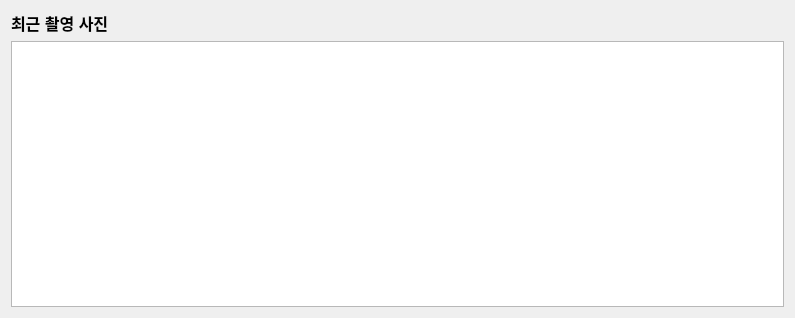
<?xml version="1.0" encoding="UTF-8"?>
<ui version="4.0">
 <class>ImageManager</class>
 <widget class="QWidget" name="ImageManager">
  <property name="geometry">
   <rect>
    <x>0</x>
    <y>0</y>
    <width>795</width>
    <height>318</height>
   </rect>
  </property>
  <property name="windowTitle">
   <string>Form</string>
  </property>
  <layout class="QGridLayout" name="gridLayout">
   <item row="0" column="0">
    <layout class="QVBoxLayout" name="verticalLayout">
     <item>
      <widget class="QLabel" name="label_4">
       <property name="font">
        <font>
         <pointsize>12</pointsize>
         <bold>true</bold>
        </font>
       </property>
       <property name="text">
        <string>최근 촬영 사진</string>
       </property>
      </widget>
     </item>
     <item>
      <widget class="QTableWidget" name="tableWidget_7"/>
     </item>
    </layout>
   </item>
  </layout>
 </widget>
 <resources/>
 <connections/>
</ui>
